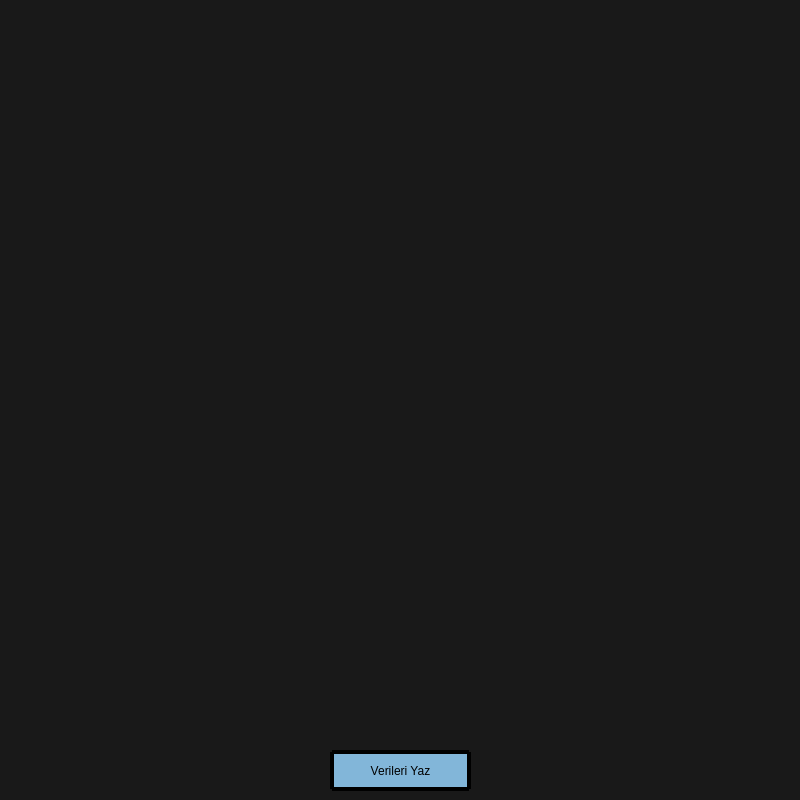
<?xml version="1.0" encoding="UTF-8"?>
<ui version="4.0">
 <class>Widget</class>
 <widget class="QWidget" name="Widget">
  <property name="geometry">
   <rect>
    <x>0</x>
    <y>0</y>
    <width>800</width>
    <height>800</height>
   </rect>
  </property>
  <property name="windowTitle">
   <string>Widget</string>
  </property>
  <widget class="QStackedWidget" name="stackedWidget">
   <property name="geometry">
    <rect>
     <x>0</x>
     <y>0</y>
     <width>800</width>
     <height>800</height>
    </rect>
   </property>
   <property name="styleSheet">
    <string notr="true">#page,#page_5,#page_6,#page_2{
background-color: rgb(25,25,25);
}
QPushButton{
background-color: rgb(130, 182, 217);
border: 4px solid black;
border-radius: 2px; 
}
QLabel{
color : rgb(255,255,255);
}
QLineEdit{
border: 2px solid;
border-color: rgb(18, 52, 141);
border-radius: 1px; 
}</string>
   </property>
   <property name="currentIndex">
    <number>2</number>
   </property>
   <widget class="QWidget" name="page">
    <widget class="QWidget" name="horizontalLayoutWidget">
     <property name="geometry">
      <rect>
       <x>160</x>
       <y>10</y>
       <width>481</width>
       <height>481</height>
      </rect>
     </property>
     <layout class="QHBoxLayout" name="horizontalLayout">
      <item>
       <widget class="QSpinBox" name="layer_count_spinbox">
        <property name="minimumSize">
         <size>
          <width>100</width>
          <height>100</height>
         </size>
        </property>
        <property name="maximumSize">
         <size>
          <width>100</width>
          <height>100</height>
         </size>
        </property>
        <property name="font">
         <font>
          <pointsize>30</pointsize>
          <weight>75</weight>
          <bold>true</bold>
         </font>
        </property>
        <property name="styleSheet">
         <string notr="true">background-color:rgb(158, 214, 205);
</string>
        </property>
       </widget>
      </item>
      <item>
       <widget class="QPushButton" name="enter_btn">
        <property name="minimumSize">
         <size>
          <width>300</width>
          <height>100</height>
         </size>
        </property>
        <property name="maximumSize">
         <size>
          <width>300</width>
          <height>100</height>
         </size>
        </property>
        <property name="font">
         <font>
          <pointsize>20</pointsize>
          <weight>75</weight>
          <bold>true</bold>
         </font>
        </property>
        <property name="text">
         <string>Katman Saysını Gir</string>
        </property>
       </widget>
      </item>
     </layout>
    </widget>
   </widget>
   <widget class="QWidget" name="page_5"/>
   <widget class="QWidget" name="page_6">
    <widget class="QPushButton" name="pushButton">
     <property name="geometry">
      <rect>
       <x>330</x>
       <y>750</y>
       <width>141</width>
       <height>41</height>
      </rect>
     </property>
     <property name="text">
      <string>Verileri Yaz</string>
     </property>
    </widget>
   </widget>
   <widget class="QWidget" name="page_2"/>
  </widget>
 </widget>
 <resources/>
 <connections/>
</ui>
